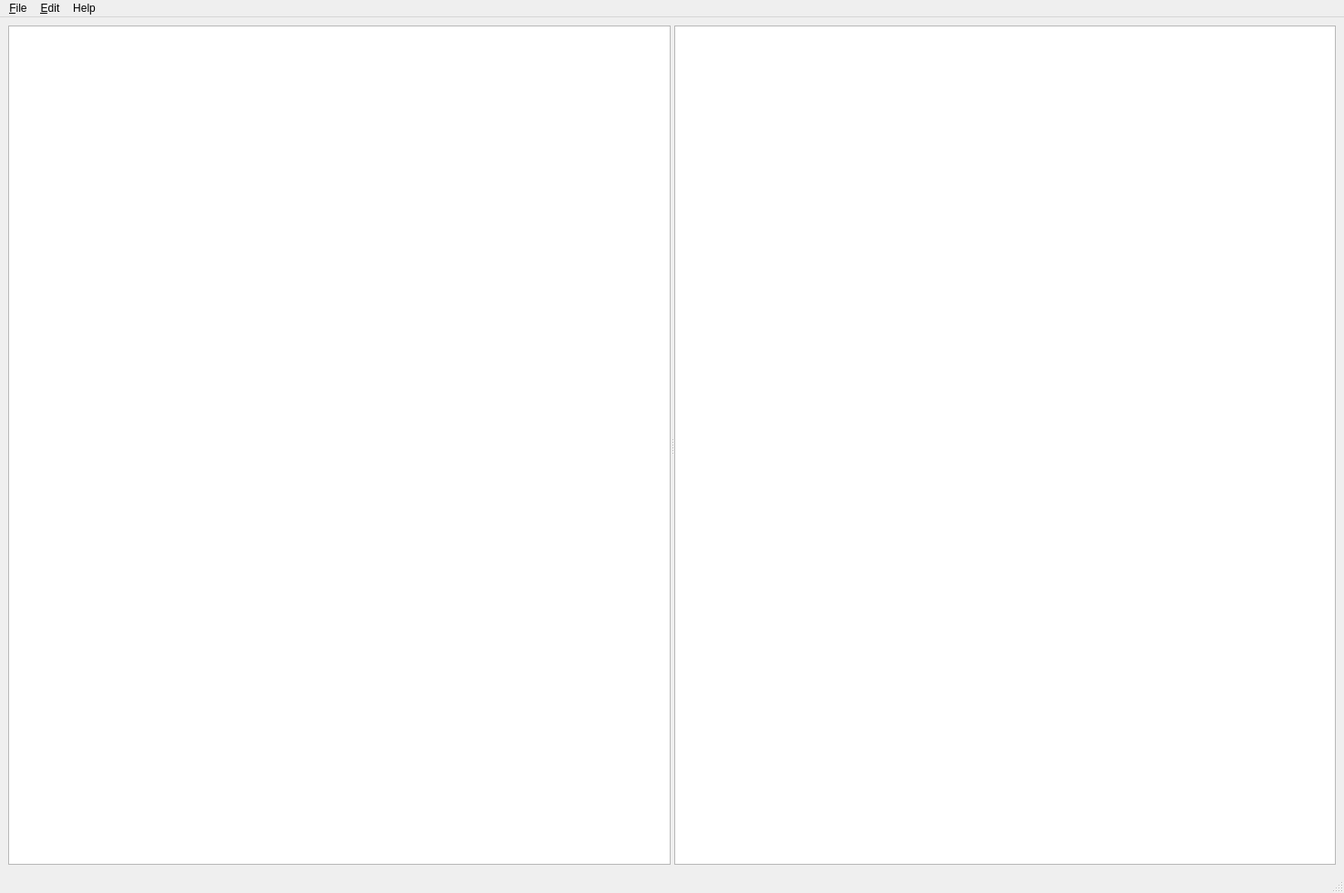
<?xml version="1.0" encoding="UTF-8"?>
<ui version="4.0">
 <class>MainWindow</class>
 <widget class="QMainWindow" name="MainWindow">
  <property name="geometry">
   <rect>
    <x>0</x>
    <y>0</y>
    <width>1475</width>
    <height>980</height>
   </rect>
  </property>
  <property name="windowTitle">
   <string/>
  </property>
  <property name="windowIcon">
   <iconset resource="resources.qrc">
    <normaloff>:/img/img/markdown-32x32-orange.png</normaloff>:/img/img/markdown-32x32-orange.png</iconset>
  </property>
  <property name="windowFilePath">
   <string/>
  </property>
  <widget class="QWidget" name="centralwidget">
   <layout class="QVBoxLayout" name="verticalLayout">
    <item>
     <widget class="QSplitter" name="splitter">
      <property name="orientation">
       <enum>Qt::Horizontal</enum>
      </property>
      <widget class="QTextEdit" name="sourceText"/>
      <widget class="QTextEdit" name="previewText">
       <property name="readOnly">
        <bool>true</bool>
       </property>
      </widget>
     </widget>
    </item>
   </layout>
  </widget>
  <widget class="QMenuBar" name="menubar">
   <property name="geometry">
    <rect>
     <x>0</x>
     <y>0</y>
     <width>1475</width>
     <height>26</height>
    </rect>
   </property>
   <widget class="QMenu" name="menu_File">
    <property name="title">
     <string>&amp;File</string>
    </property>
    <addaction name="action_Open"/>
    <addaction name="action_Save"/>
    <addaction name="action_Save_As"/>
    <addaction name="action_Export"/>
    <addaction name="separator"/>
    <addaction name="action_Quit"/>
   </widget>
   <widget class="QMenu" name="menuHelp">
    <property name="title">
     <string>Help</string>
    </property>
    <addaction name="action_Help_About"/>
   </widget>
   <widget class="QMenu" name="menu_Edit">
    <property name="title">
     <string>&amp;Edit</string>
    </property>
    <addaction name="action_Undo"/>
    <addaction name="actionRedo"/>
    <addaction name="actionCut"/>
    <addaction name="actionCopy"/>
    <addaction name="actionPaste"/>
    <addaction name="actionConvert_to_Uppercase"/>
    <addaction name="actionConvert_to_Lowercase"/>
   </widget>
   <addaction name="menu_File"/>
   <addaction name="menu_Edit"/>
   <addaction name="menuHelp"/>
  </widget>
  <widget class="QStatusBar" name="statusbar"/>
  <action name="action_Quit">
   <property name="text">
    <string>&amp;Quit</string>
   </property>
   <property name="shortcut">
    <string>Ctrl+Q</string>
   </property>
  </action>
  <action name="action_Save">
   <property name="text">
    <string>Save</string>
   </property>
   <property name="shortcut">
    <string>Ctrl+S</string>
   </property>
  </action>
  <action name="action_Open">
   <property name="text">
    <string>Open</string>
   </property>
   <property name="shortcut">
    <string>Ctrl+O</string>
   </property>
  </action>
  <action name="action_Save_As">
   <property name="text">
    <string>Save As...</string>
   </property>
  </action>
  <action name="action_Export">
   <property name="text">
    <string>Export...</string>
   </property>
  </action>
  <action name="action_Help_About">
   <property name="text">
    <string>About CMarked...</string>
   </property>
  </action>
  <action name="action_Undo">
   <property name="enabled">
    <bool>false</bool>
   </property>
   <property name="text">
    <string>Undo</string>
   </property>
   <property name="shortcut">
    <string>Ctrl+Z</string>
   </property>
  </action>
  <action name="actionRedo">
   <property name="enabled">
    <bool>false</bool>
   </property>
   <property name="text">
    <string>Redo</string>
   </property>
   <property name="shortcut">
    <string>Ctrl+Y</string>
   </property>
  </action>
  <action name="actionCut">
   <property name="enabled">
    <bool>false</bool>
   </property>
   <property name="text">
    <string>Cut</string>
   </property>
   <property name="shortcut">
    <string>Ctrl+X</string>
   </property>
  </action>
  <action name="actionCopy">
   <property name="enabled">
    <bool>false</bool>
   </property>
   <property name="text">
    <string>Copy</string>
   </property>
   <property name="shortcut">
    <string>Ctrl+C</string>
   </property>
  </action>
  <action name="actionPaste">
   <property name="text">
    <string>Paste</string>
   </property>
   <property name="shortcut">
    <string>Ctrl+V</string>
   </property>
  </action>
  <action name="actionConvert_to_Uppercase">
   <property name="text">
    <string>Convert to Uppercase</string>
   </property>
  </action>
  <action name="actionConvert_to_Lowercase">
   <property name="text">
    <string>Convert to Lowercase</string>
   </property>
  </action>
 </widget>
 <resources>
  <include location="resources.qrc"/>
 </resources>
 <connections>
  <connection>
   <sender>sourceText</sender>
   <signal>textChanged()</signal>
   <receiver>MainWindow</receiver>
   <slot>sourceTextChanged()</slot>
   <hints>
    <hint type="sourcelabel">
     <x>626</x>
     <y>318</y>
    </hint>
    <hint type="destinationlabel">
     <x>800</x>
     <y>951</y>
    </hint>
   </hints>
  </connection>
  <connection>
   <sender>action_Undo</sender>
   <signal>triggered()</signal>
   <receiver>sourceText</receiver>
   <slot>undo()</slot>
   <hints>
    <hint type="sourcelabel">
     <x>-1</x>
     <y>-1</y>
    </hint>
    <hint type="destinationlabel">
     <x>371</x>
     <y>490</y>
    </hint>
   </hints>
  </connection>
  <connection>
   <sender>actionRedo</sender>
   <signal>triggered()</signal>
   <receiver>sourceText</receiver>
   <slot>redo()</slot>
   <hints>
    <hint type="sourcelabel">
     <x>-1</x>
     <y>-1</y>
    </hint>
    <hint type="destinationlabel">
     <x>371</x>
     <y>490</y>
    </hint>
   </hints>
  </connection>
  <connection>
   <sender>sourceText</sender>
   <signal>undoAvailable(bool)</signal>
   <receiver>action_Undo</receiver>
   <slot>setEnabled(bool)</slot>
   <hints>
    <hint type="sourcelabel">
     <x>371</x>
     <y>490</y>
    </hint>
    <hint type="destinationlabel">
     <x>-1</x>
     <y>-1</y>
    </hint>
   </hints>
  </connection>
  <connection>
   <sender>sourceText</sender>
   <signal>redoAvailable(bool)</signal>
   <receiver>actionRedo</receiver>
   <slot>setEnabled(bool)</slot>
   <hints>
    <hint type="sourcelabel">
     <x>371</x>
     <y>490</y>
    </hint>
    <hint type="destinationlabel">
     <x>-1</x>
     <y>-1</y>
    </hint>
   </hints>
  </connection>
  <connection>
   <sender>sourceText</sender>
   <signal>copyAvailable(bool)</signal>
   <receiver>actionCopy</receiver>
   <slot>setEnabled(bool)</slot>
   <hints>
    <hint type="sourcelabel">
     <x>347</x>
     <y>717</y>
    </hint>
    <hint type="destinationlabel">
     <x>-1</x>
     <y>-1</y>
    </hint>
   </hints>
  </connection>
  <connection>
   <sender>previewText</sender>
   <signal>copyAvailable(bool)</signal>
   <receiver>actionCopy</receiver>
   <slot>setEnabled(bool)</slot>
   <hints>
    <hint type="sourcelabel">
     <x>1193</x>
     <y>753</y>
    </hint>
    <hint type="destinationlabel">
     <x>-1</x>
     <y>-1</y>
    </hint>
   </hints>
  </connection>
  <connection>
   <sender>actionCopy</sender>
   <signal>triggered()</signal>
   <receiver>MainWindow</receiver>
   <slot>onCopy()</slot>
   <hints>
    <hint type="sourcelabel">
     <x>-1</x>
     <y>-1</y>
    </hint>
    <hint type="destinationlabel">
     <x>737</x>
     <y>489</y>
    </hint>
   </hints>
  </connection>
  <connection>
   <sender>actionCut</sender>
   <signal>triggered()</signal>
   <receiver>sourceText</receiver>
   <slot>cut()</slot>
   <hints>
    <hint type="sourcelabel">
     <x>-1</x>
     <y>-1</y>
    </hint>
    <hint type="destinationlabel">
     <x>371</x>
     <y>490</y>
    </hint>
   </hints>
  </connection>
  <connection>
   <sender>sourceText</sender>
   <signal>copyAvailable(bool)</signal>
   <receiver>actionCut</receiver>
   <slot>setEnabled(bool)</slot>
   <hints>
    <hint type="sourcelabel">
     <x>371</x>
     <y>490</y>
    </hint>
    <hint type="destinationlabel">
     <x>-1</x>
     <y>-1</y>
    </hint>
   </hints>
  </connection>
  <connection>
   <sender>actionPaste</sender>
   <signal>triggered()</signal>
   <receiver>sourceText</receiver>
   <slot>paste()</slot>
   <hints>
    <hint type="sourcelabel">
     <x>-1</x>
     <y>-1</y>
    </hint>
    <hint type="destinationlabel">
     <x>371</x>
     <y>490</y>
    </hint>
   </hints>
  </connection>
  <connection>
   <sender>actionConvert_to_Uppercase</sender>
   <signal>triggered()</signal>
   <receiver>MainWindow</receiver>
   <slot>onConvertToUppercase()</slot>
   <hints>
    <hint type="sourcelabel">
     <x>-1</x>
     <y>-1</y>
    </hint>
    <hint type="destinationlabel">
     <x>737</x>
     <y>489</y>
    </hint>
   </hints>
  </connection>
  <connection>
   <sender>actionConvert_to_Lowercase</sender>
   <signal>triggered()</signal>
   <receiver>MainWindow</receiver>
   <slot>onConvertToLowercase()</slot>
   <hints>
    <hint type="sourcelabel">
     <x>-1</x>
     <y>-1</y>
    </hint>
    <hint type="destinationlabel">
     <x>737</x>
     <y>489</y>
    </hint>
   </hints>
  </connection>
  <connection>
   <sender>menu_Edit</sender>
   <signal>aboutToShow()</signal>
   <receiver>MainWindow</receiver>
   <slot>onUpdatePasteMenuState()</slot>
   <hints>
    <hint type="sourcelabel">
     <x>90</x>
     <y>134</y>
    </hint>
    <hint type="destinationlabel">
     <x>737</x>
     <y>489</y>
    </hint>
   </hints>
  </connection>
 </connections>
 <slots>
  <slot>sourceTextChanged()</slot>
  <slot>onCopy()</slot>
  <slot>onUpdatePasteMenuState()</slot>
  <slot>onConvertToUppercase()</slot>
  <slot>onConvertToLowercase()</slot>
 </slots>
</ui>
